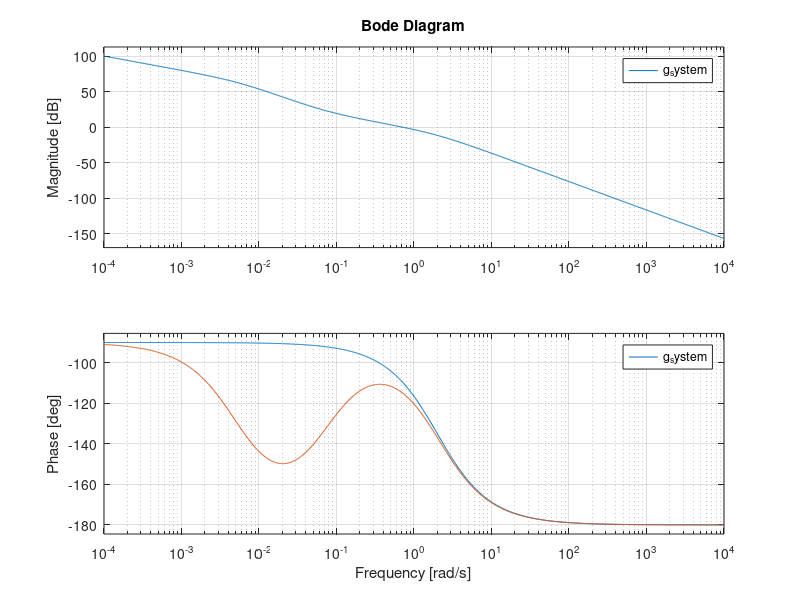

The MATLAB source for this figure:
% 
% G(s) = K/s(s+2)
% Kv >= 10
% Pm >= 60
% tol = 10

% Kv = lt sG(s)
% k = 20
% G(s) = 20/s(s+2) ==> 20/s^2 + 2s

clc
clear all

K = 20
phase_req = 60
tol = 10

n = [K]
d = [1 2 0]

g_u = tf(n, d)
omega = logspace(-4, 4, 1000)
[mag, phase] = bode(g_u, omega)
mag = 20*log10(mag)

phase_available = -180 + phase_req + tol
bode(g_u, omega)

freq = 0.718
mag_at_freq = 22.4

T = 10/freq
B = 10^(mag_at_freq/20)

nc = [T 1]
dc = [B*T 1]
g_compensator = tf(nc, dc)

ncs = conv(n, nc)
dcs = conv(d, dc)

g_system = tf(ncs, dcs)
bode(g_u, omega)
hold
bode(g_system, omega)

% mag_at_freq = 20log(B)
% B = 10^(mag_at_freq/20)

% 10/freq
% 1+st/1+sBt